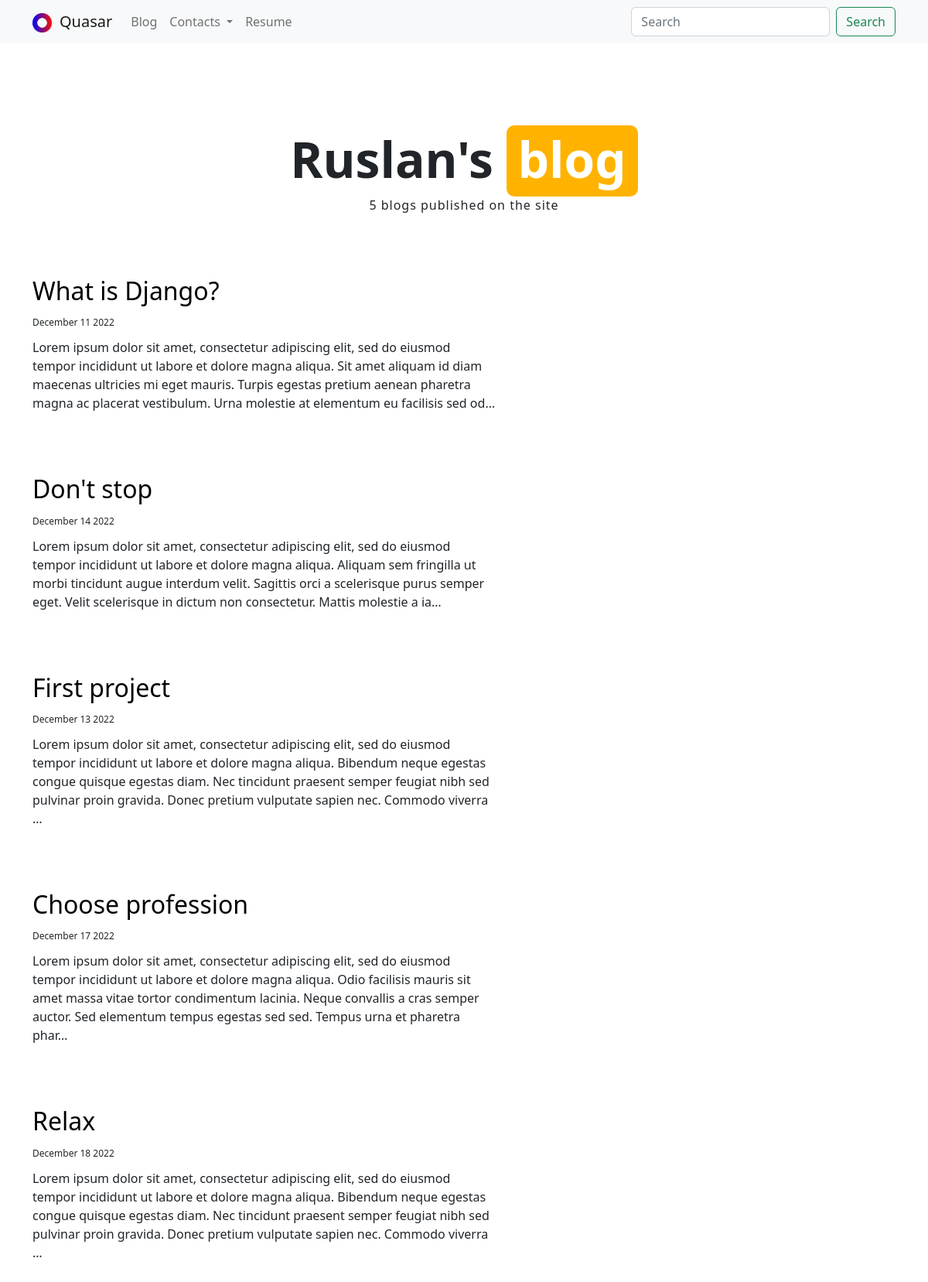
Screenshot of /blog/ with the database file from the repository.
### blog/models.py (models this page shows, shortened)
class Blog(models.Model):
    tittle = models.CharField(max_length=200)
    date = models.DateField()
    description = models.TextField()

### blog/views.py (the view)
# urls.py: path('', views.all_blogs, name='all_blogs'),
def all_blogs(request):
    blogs = Blog.objects.all()
    return render(request, 'blog/all_blogs.html', {'tittle': 'Blog', 'blog': blogs})

### blog/templates/blog/all_blogs.html
{% extends 'base.html' %}
{% block content %}
    <div class="blog_head_content">
        <h1>Ruslan's <span>blog</span></h1>
        <p>{{ blog.count }} blog{{ blog.count|pluralize }} published on the site</p>
    </div>
    <div class="blogs_flex">
        {% for item in blog %}
            <div class="blogs_flex-item">
                <a href="{% url 'blog:detail' item.id %}"><h2>{{ item.tittle }}</h2></a><br>
                <span>{{ item.date|date:'F d Y' }}</span>
                <p>{{ item.description|truncatechars:300 }}</p>
            </div>
        {% endfor %}
    </div>
{% endblock %}

### my_portfolio/static/style.css (style rules this page uses)
* { margin: 0; padding: 0; box-sizing: border-box; }
html, body { height: 100%; }
.blog_head_content { text-align: center; margin-bottom: 5rem; }
.blog_head_content > h1 { font-weight: bold; font-size: 4rem; }
.blog_head_content > p { letter-spacing: 1px; }
.blog_head_content > h1 > span { background-color: #ffb300; border-radius: 10px; padding: 0 15px 5px 15px; color: white; }
.blogs_flex { padding-bottom: 5rem; display: flex; flex-direction: row; flex-wrap: wrap; justify-content: space-between; }
.blogs_flex-item { max-width: 600px; }
.blogs_flex-item > a { display: inline-block; color: black; text-decoration: none; font-weight: bold; }
.blogs_flex-item > span { font-size: 12px; }
.blogs_flex-item > p { margin-top: 10px; margin-bottom: 5rem; }

### rows the page displays
Blog: tittle "What is Django?", date "December 11 2022", description "Lorem ipsum dolor sit amet, consectetur adipiscing elit, sed do eiusmod tempor incididunt ut labore et dolore magna aliqua. Sit amet aliquam id diam maecenas ultricies mi eget mauris. Turpis egestas pretium aenean pharetra magna ac placerat vestibulum. Urna molestie at elementum eu facilisis sed od…"
Blog: tittle "Don't stop", date "December 14 2022", description "Lorem ipsum dolor sit amet, consectetur adipiscing elit, sed do eiusmod tempor incididunt ut labore et dolore magna aliqua. Aliquam sem fringilla ut morbi tincidunt augue interdum velit. Sagittis orci a scelerisque purus semper eget. Velit scelerisque in dictum non consectetur. Mattis molestie a ia…"
Blog: tittle "First project", date "December 13 2022", description "Lorem ipsum dolor sit amet, consectetur adipiscing elit, sed do eiusmod tempor incididunt ut labore et dolore magna aliqua. Bibendum neque egestas congue quisque egestas diam. Nec tincidunt praesent semper feugiat nibh sed pulvinar proin gravida. Donec pretium vulputate sapien nec. Commodo viverra …"
Blog: tittle "Choose profession", date "December 17 2022", description "Lorem ipsum dolor sit amet, consectetur adipiscing elit, sed do eiusmod tempor incididunt ut labore et dolore magna aliqua. Odio facilisis mauris sit amet massa vitae tortor condimentum lacinia. Neque convallis a cras semper auctor. Sed elementum tempus egestas sed sed. Tempus urna et pharetra phar…"
Blog: tittle "Relax", date "December 18 2022", description "Lorem ipsum dolor sit amet, consectetur adipiscing elit, sed do eiusmod tempor incididunt ut labore et dolore magna aliqua. Bibendum neque egestas congue quisque egestas diam. Nec tincidunt praesent semper feugiat nibh sed pulvinar proin gravida. Donec pretium vulputate sapien nec. Commodo viverra …"

### other values shown
{{ blog.count }} "5"
